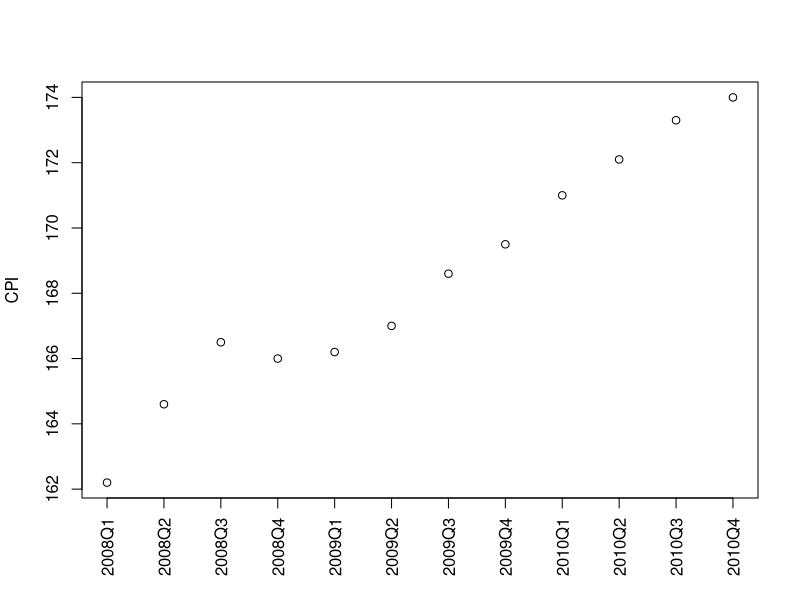
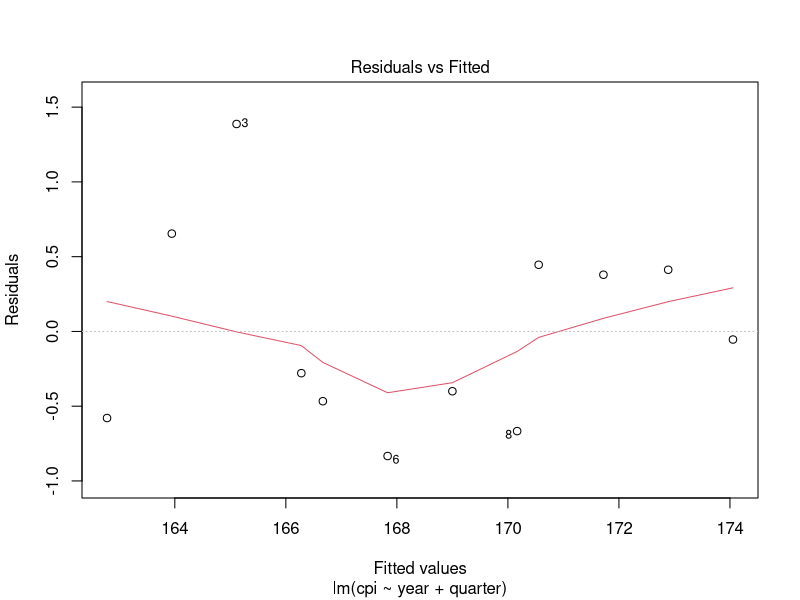
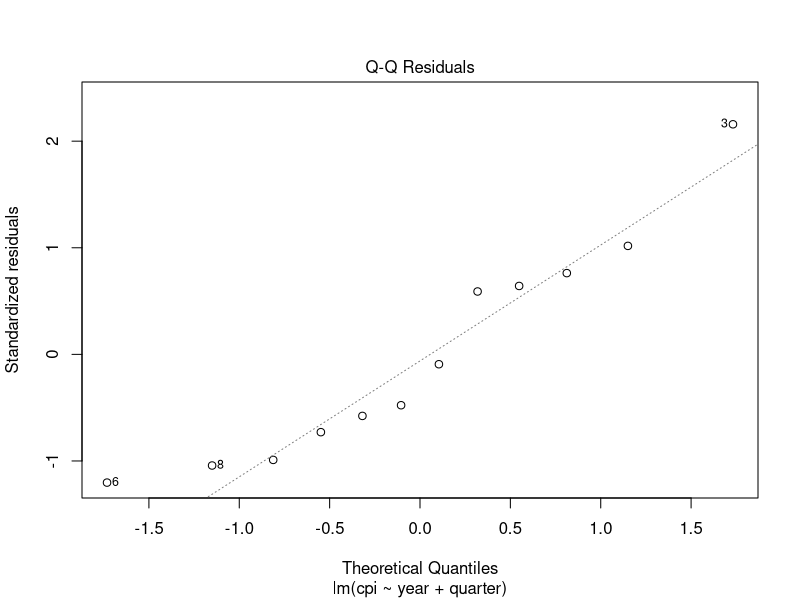
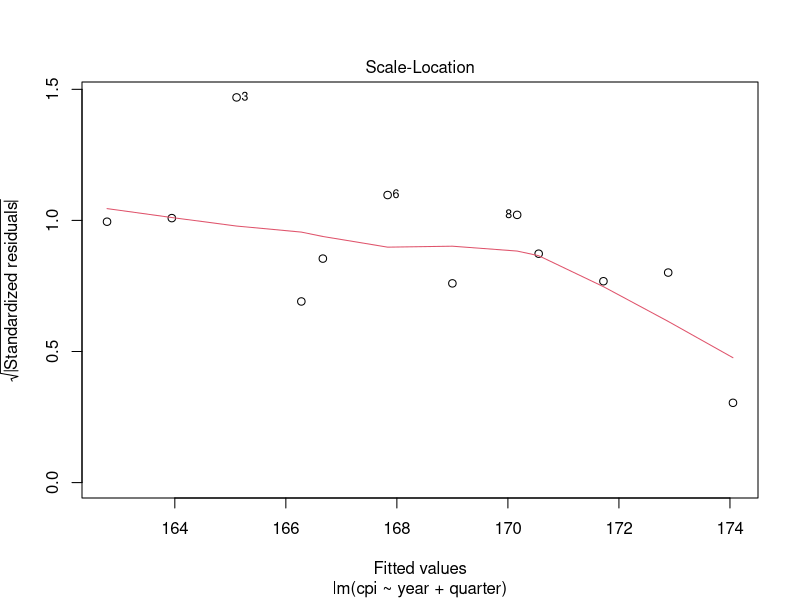
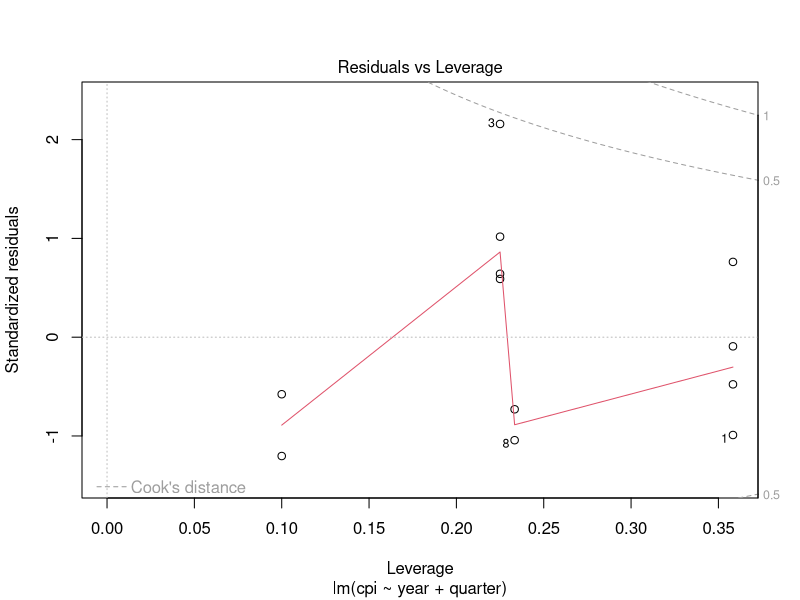
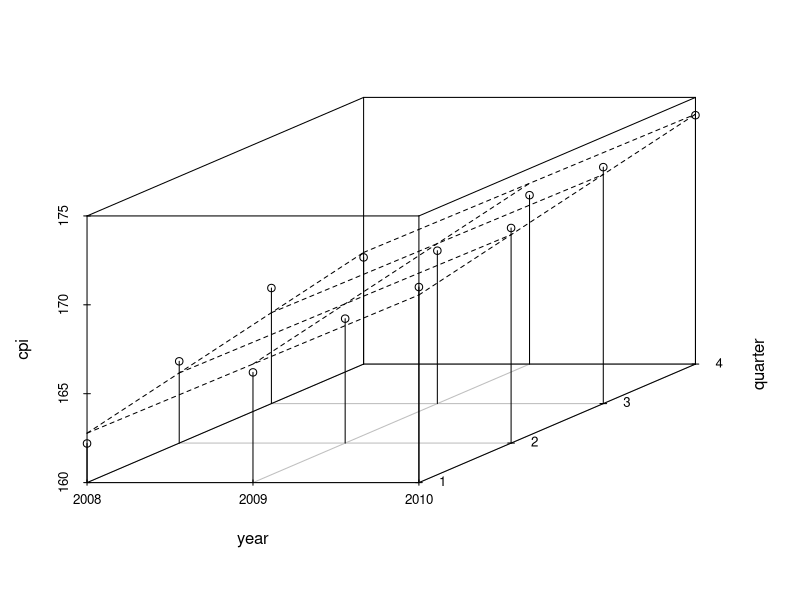
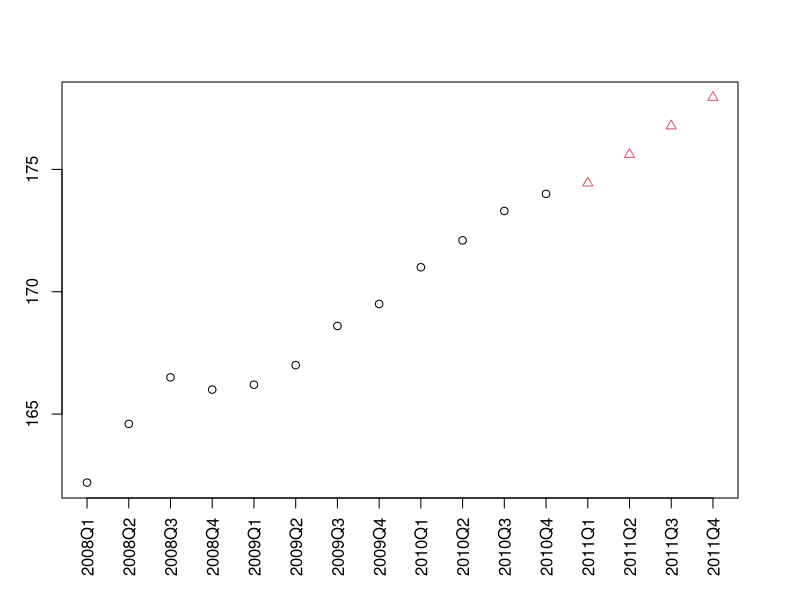
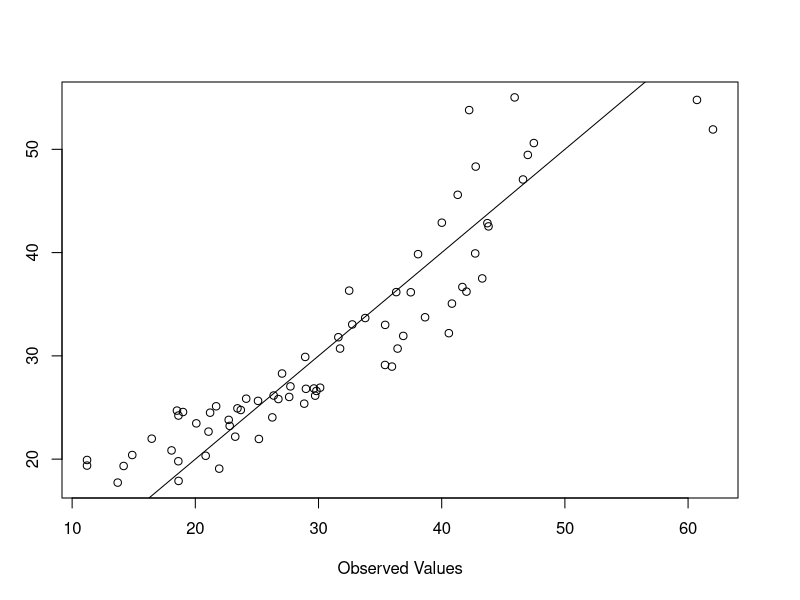

These figures' R source, in order:
#lab 4 Linear Regression
#create data
#rep() => Replicate Elements of Vectors and List

year <- rep(2008:2010, each = 4)
#Result
# 1	2008
# 2	2008
# 3	2008
# 4	2008
# 5	2009
# 6	2009
# 7	2009
# 8	2009
# 9	2010
# 10	2010
# 11	2010
# 12	2010

quarter <- rep(1:4, 3)
#quart คือไตรมาส
#Result
# 1	1
# 2	2
# 3	3
# 4	4
# 5	1
# 6	2
# 7	3
# 8	4
# 9	1
# 10	2
# 11	3
# 12	4

cpi <- c(162.2, 164.6, 166.5, 166.0, 166.2, 167.0, 168.6, 169.5, 171.0, 172.1, 173.3, 174.0)

plot(cpi, xaxt="n", ylab = "CPI", xlab = " ") #ylab, xlab = label

axis(1, labels = paste(year,quarter,sep = "Q"), at = 1:12, las = 3)

#show correlation between CPI and other variable (year, quarter)
cor(year, cpi)
#Result 0.9096316 => year cpi very close to have coorelation each other

cor(quarter, cpi)
#Result 0.3738028 => quarter and cpi have coorelation a little bit


#Create regeression model
fit <- lm(cpi ~ year + quarter)
fit

#Predict
(cpi2011 <- fit$coefficients[[1]] + fit$coefficients[[2]]*2011 + fit$coefficients[[3]]*(1:4))

#Show detail lm 
attributes(fit)
# $names
# [1] "coefficients"  "residuals"     "effects"       "rank"          "fitted.values" "assign"        "qr"            "df.residual"   "xlevels"       "call"         
# [11] "terms"         "model"        
# 
# $class
# [1] "lm"

fit$coefficients


#show Error 
residuals(fit)
# 1           2           3           4           5           6           7           8           9          10          11          12 
# -0.57916667  0.65416667  1.38750000 -0.27916667 -0.46666667 -0.83333333 -0.40000000 -0.66666667  0.44583333  0.37916667  0.41250000 -0.05416667 

summary(fit)


plot(fit)

#show plot 3d
library(scatterplot3d)
#X = year, Y = quarter, Z = cpi
s3d <- scatterplot3d(year, quarter, cpi, hightlight.3d = T, type = "h", lab = c(2,3))
s3d$plane3d(fit)


#User model to predic CPI 2011
data2011 <- data.frame(year=2011, quarter = 1:4)
cpi2011 <- predict(fit, newdata = data2011)

#rep(1,12) gen number 1 for 12 
style <- c(rep(1,12), rep(2,4))
# 1	1
# 2	1
# 3	1
# 4	1
# 5	1
# 6	1
# 7	1
# 8	1
# 9	1
# 10	1
# 11	1
# 12	1
# 13	2
# 14	2
# 15	2
# 16	2

plot(c(cpi, cpi2011), xaxt="n", ylab = "CPI", xlab = " ", pch = style, col = style)

axis(1, at = 1:16, las = 3, labels = c(paste(year, quarter, sep = "Q"), "2011Q1", "2011Q2", "2011Q3", "2011Q4"))


#Logistic Regression

#Generalize Linear Regression (GLM)
data("bodyfat", package = "TH.data")
myFormular <- DEXfat ~ age + waistcirc + hipcirc + elbowbreadth + kneebreadth

bodyfat.glm <- glm(myFormular, family = gaussian("log"), data = bodyfat)

summary(bodyfat.glm)

pred <- predict(bodyfat.glm, type = "response")
#type คือการกำนหนดการ predict ค่า default คือเชิงเส้น response คือระบุว่าเป็น response variable
#if family = "gaussian("identity") จะได้ Model ที่คล้ายกับ linear และสามารถระบุ family = bionomial("logit") เพื่อระบุว่าเป็น logistic regression

plot(bodyfat$DEXfat, pred, xlab = "Observed Values", ylab = "Predicted Values")
#Create line between plot
abline(a=0, b=1)


#Non-Linear Regression
#Non linear Regression จะ plot เส้นี่ไม่ใช่เส้นตรง ให้ใกล้เคียงข้อมูลทุกตัวให้มากที่สุด
